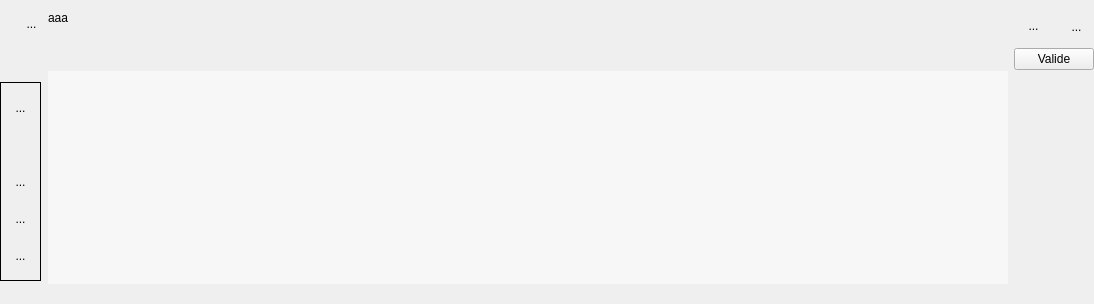
<?xml version="1.0" encoding="UTF-8"?>
<ui version="4.0">
 <class>WidgetTableau</class>
 <widget class="QWidget" name="WidgetTableau">
  <property name="geometry">
   <rect>
    <x>0</x>
    <y>0</y>
    <width>1094</width>
    <height>304</height>
   </rect>
  </property>
  <property name="sizePolicy">
   <sizepolicy hsizetype="Preferred" vsizetype="Expanding">
    <horstretch>0</horstretch>
    <verstretch>0</verstretch>
   </sizepolicy>
  </property>
  <property name="minimumSize">
   <size>
    <width>0</width>
    <height>0</height>
   </size>
  </property>
  <property name="windowTitle">
   <string>Form</string>
  </property>
  <layout class="QHBoxLayout" name="horizontalLayout_5">
   <property name="leftMargin">
    <number>0</number>
   </property>
   <property name="rightMargin">
    <number>0</number>
   </property>
   <item>
    <layout class="QVBoxLayout" name="verticalLayout_4">
     <item>
      <layout class="QHBoxLayout" name="horizontalLayout">
       <property name="spacing">
        <number>0</number>
       </property>
       <property name="sizeConstraint">
        <enum>QLayout::SetFixedSize</enum>
       </property>
       <item>
        <spacer name="horizontalSpacer_3">
         <property name="orientation">
          <enum>Qt::Horizontal</enum>
         </property>
         <property name="sizeType">
          <enum>QSizePolicy::Fixed</enum>
         </property>
         <property name="sizeHint" stdset="0">
          <size>
           <width>21</width>
           <height>20</height>
          </size>
         </property>
        </spacer>
       </item>
       <item>
        <widget class="MonBoutonValide" name="RBValide">
         <property name="minimumSize">
          <size>
           <width>21</width>
           <height>25</height>
          </size>
         </property>
         <property name="maximumSize">
          <size>
           <width>21</width>
           <height>25</height>
          </size>
         </property>
         <property name="focusPolicy">
          <enum>Qt::ClickFocus</enum>
         </property>
         <property name="toolTip">
          <string>Affiche le rapport de validation du mot-clef</string>
         </property>
         <property name="styleSheet">
          <string notr="true">border : 0px</string>
         </property>
         <property name="text">
          <string>...</string>
         </property>
         <property name="icon">
          <iconset>
           <normaloff>../Editeur/icons/ast-green-ball.png</normaloff>../Editeur/icons/ast-green-ball.png</iconset>
         </property>
         <property name="iconSize">
          <size>
           <width>25</width>
           <height>25</height>
          </size>
         </property>
        </widget>
       </item>
      </layout>
     </item>
     <item>
      <spacer name="verticalSpacer_3">
       <property name="orientation">
        <enum>Qt::Vertical</enum>
       </property>
       <property name="sizeType">
        <enum>QSizePolicy::Fixed</enum>
       </property>
       <property name="sizeHint" stdset="0">
        <size>
         <width>20</width>
         <height>40</height>
        </size>
       </property>
      </spacer>
     </item>
     <item>
      <widget class="QFrame" name="frame">
       <property name="sizePolicy">
        <sizepolicy hsizetype="Fixed" vsizetype="Preferred">
         <horstretch>0</horstretch>
         <verstretch>0</verstretch>
        </sizepolicy>
       </property>
       <property name="frameShape">
        <enum>QFrame::Box</enum>
       </property>
       <layout class="QVBoxLayout" name="verticalLayout_2">
        <item>
         <widget class="QToolButton" name="RBPlus">
          <property name="minimumSize">
           <size>
            <width>21</width>
            <height>31</height>
           </size>
          </property>
          <property name="maximumSize">
           <size>
            <width>21</width>
            <height>31</height>
           </size>
          </property>
          <property name="focusPolicy">
           <enum>Qt::ClickFocus</enum>
          </property>
          <property name="toolTip">
           <string>Ajoute une ligne</string>
          </property>
          <property name="styleSheet">
           <string notr="true">border : 0px</string>
          </property>
          <property name="text">
           <string>...</string>
          </property>
          <property name="icon">
           <iconset theme="add"/>
          </property>
          <property name="iconSize">
           <size>
            <width>32</width>
            <height>32</height>
           </size>
          </property>
         </widget>
        </item>
        <item>
         <widget class="QToolButton" name="RBMoins">
          <property name="minimumSize">
           <size>
            <width>21</width>
            <height>31</height>
           </size>
          </property>
          <property name="maximumSize">
           <size>
            <width>21</width>
            <height>31</height>
           </size>
          </property>
          <property name="focusPolicy">
           <enum>Qt::ClickFocus</enum>
          </property>
          <property name="toolTip">
           <string>supprime une ligne</string>
          </property>
          <property name="styleSheet">
           <string notr="true">border : 0px</string>
          </property>
          <property name="icon">
           <iconset theme="remove"/>
          </property>
          <property name="iconSize">
           <size>
            <width>32</width>
            <height>32</height>
           </size>
          </property>
         </widget>
        </item>
        <item>
         <widget class="QToolButton" name="RBHaut">
          <property name="minimumSize">
           <size>
            <width>21</width>
            <height>31</height>
           </size>
          </property>
          <property name="maximumSize">
           <size>
            <width>21</width>
            <height>31</height>
           </size>
          </property>
          <property name="focusPolicy">
           <enum>Qt::ClickFocus</enum>
          </property>
          <property name="toolTip">
           <string>Remonte la ligne</string>
          </property>
          <property name="styleSheet">
           <string notr="true">border : 0px</string>
          </property>
          <property name="text">
           <string>...</string>
          </property>
          <property name="icon">
           <iconset theme="go-up">
            <normaloff/>
           </iconset>
          </property>
          <property name="iconSize">
           <size>
            <width>32</width>
            <height>32</height>
           </size>
          </property>
         </widget>
        </item>
        <item>
         <widget class="QToolButton" name="RBBas">
          <property name="minimumSize">
           <size>
            <width>21</width>
            <height>31</height>
           </size>
          </property>
          <property name="maximumSize">
           <size>
            <width>21</width>
            <height>31</height>
           </size>
          </property>
          <property name="focusPolicy">
           <enum>Qt::ClickFocus</enum>
          </property>
          <property name="toolTip">
           <string>Descend la ligne</string>
          </property>
          <property name="styleSheet">
           <string notr="true">border : 0px</string>
          </property>
          <property name="text">
           <string>...</string>
          </property>
          <property name="icon">
           <iconset theme="go-down">
            <normaloff/>
           </iconset>
          </property>
          <property name="iconSize">
           <size>
            <width>32</width>
            <height>32</height>
           </size>
          </property>
         </widget>
        </item>
        <item>
         <widget class="QToolButton" name="RBVoisListe">
          <property name="minimumSize">
           <size>
            <width>21</width>
            <height>31</height>
           </size>
          </property>
          <property name="maximumSize">
           <size>
            <width>21</width>
            <height>31</height>
           </size>
          </property>
          <property name="focusPolicy">
           <enum>Qt::ClickFocus</enum>
          </property>
          <property name="toolTip">
           <string>Montre l'ensemble des valeurs</string>
          </property>
          <property name="styleSheet">
           <string notr="true">border : 0px</string>
          </property>
          <property name="text">
           <string>...</string>
          </property>
          <property name="icon">
           <iconset theme="find"/>
          </property>
          <property name="iconSize">
           <size>
            <width>32</width>
            <height>32</height>
           </size>
          </property>
         </widget>
        </item>
       </layout>
      </widget>
     </item>
     <item>
      <spacer name="verticalSpacer">
       <property name="orientation">
        <enum>Qt::Vertical</enum>
       </property>
       <property name="sizeHint" stdset="0">
        <size>
         <width>20</width>
         <height>13</height>
        </size>
       </property>
      </spacer>
     </item>
    </layout>
   </item>
   <item>
    <layout class="QVBoxLayout" name="verticalLayout_7">
     <item>
      <layout class="QHBoxLayout" name="horizontalLayout_2">
       <item>
        <widget class="MonLabelClic" name="label">
         <property name="sizePolicy">
          <sizepolicy hsizetype="Fixed" vsizetype="Preferred">
           <horstretch>0</horstretch>
           <verstretch>0</verstretch>
          </sizepolicy>
         </property>
         <property name="minimumSize">
          <size>
           <width>300</width>
           <height>25</height>
          </size>
         </property>
         <property name="maximumSize">
          <size>
           <width>178</width>
           <height>16777215</height>
          </size>
         </property>
         <property name="frameShape">
          <enum>QFrame::NoFrame</enum>
         </property>
         <property name="text">
          <string>&lt;html&gt;&lt;head/&gt;&lt;body&gt;&lt;p&gt;aaa&lt;/p&gt;&lt;p&gt;dqsklmdqm&lt;/p&gt;&lt;/body&gt;&lt;/html&gt;</string>
         </property>
         <property name="scaledContents">
          <bool>false</bool>
         </property>
         <property name="alignment">
          <set>Qt::AlignLeading|Qt::AlignLeft|Qt::AlignTop</set>
         </property>
        </widget>
       </item>
       <item>
        <spacer name="horizontalSpacer">
         <property name="orientation">
          <enum>Qt::Horizontal</enum>
         </property>
         <property name="sizeHint" stdset="0">
          <size>
           <width>40</width>
           <height>20</height>
          </size>
         </property>
        </spacer>
       </item>
      </layout>
     </item>
     <item>
      <layout class="QHBoxLayout" name="LATitre">
       <item>
        <spacer name="horizontalSpacer_2">
         <property name="orientation">
          <enum>Qt::Horizontal</enum>
         </property>
         <property name="sizeHint" stdset="0">
          <size>
           <width>40</width>
           <height>20</height>
          </size>
         </property>
        </spacer>
       </item>
      </layout>
     </item>
     <item>
      <widget class="QFrame" name="frame">
       <property name="frameShape">
        <enum>QFrame::NoFrame</enum>
       </property>
       <layout class="QVBoxLayout" name="verticalLayout_3">
        <property name="leftMargin">
         <number>0</number>
        </property>
        <property name="rightMargin">
         <number>0</number>
        </property>
        <item>
         <widget class="QScrollArea" name="scrollArea">
          <property name="sizePolicy">
           <sizepolicy hsizetype="Expanding" vsizetype="Expanding">
            <horstretch>0</horstretch>
            <verstretch>0</verstretch>
           </sizepolicy>
          </property>
          <property name="styleSheet">
           <string notr="true">background : rgb(247,247,247)</string>
          </property>
          <property name="frameShape">
           <enum>QFrame::NoFrame</enum>
          </property>
          <property name="lineWidth">
           <number>1</number>
          </property>
          <property name="widgetResizable">
           <bool>true</bool>
          </property>
          <property name="alignment">
           <set>Qt::AlignBottom|Qt::AlignLeading|Qt::AlignLeft</set>
          </property>
          <widget class="QWidget" name="verticalWidgetLE">
           <property name="geometry">
            <rect>
             <x>0</x>
             <y>0</y>
             <width>947</width>
             <height>205</height>
            </rect>
           </property>
           <property name="sizePolicy">
            <sizepolicy hsizetype="Preferred" vsizetype="Preferred">
             <horstretch>0</horstretch>
             <verstretch>0</verstretch>
            </sizepolicy>
           </property>
           <layout class="QVBoxLayout" name="verticalLayoutLE">
            <property name="spacing">
             <number>2</number>
            </property>
            <property name="margin">
             <number>0</number>
            </property>
            <item>
             <spacer name="verticalSpacer_4">
              <property name="orientation">
               <enum>Qt::Vertical</enum>
              </property>
              <property name="sizeHint" stdset="0">
               <size>
                <width>20</width>
                <height>500</height>
               </size>
              </property>
             </spacer>
            </item>
           </layout>
          </widget>
         </widget>
        </item>
       </layout>
      </widget>
     </item>
    </layout>
   </item>
   <item>
    <layout class="QVBoxLayout" name="verticalLayout">
     <item>
      <layout class="QHBoxLayout" name="horizontalLayout_3">
       <property name="spacing">
        <number>0</number>
       </property>
       <item>
        <widget class="QToolButton" name="BSelectFichier">
         <property name="sizePolicy">
          <sizepolicy hsizetype="Fixed" vsizetype="Fixed">
           <horstretch>0</horstretch>
           <verstretch>0</verstretch>
          </sizepolicy>
         </property>
         <property name="maximumSize">
          <size>
           <width>25</width>
           <height>30</height>
          </size>
         </property>
         <property name="focusPolicy">
          <enum>Qt::ClickFocus</enum>
         </property>
         <property name="toolTip">
          <string>Ouvre un fichier de sélection des valeurs</string>
         </property>
         <property name="styleSheet">
          <string notr="true">border:0px</string>
         </property>
         <property name="text">
          <string>...</string>
         </property>
         <property name="icon">
          <iconset theme="text-x-generic">
           <normaloff/>
          </iconset>
         </property>
         <property name="iconSize">
          <size>
           <width>32</width>
           <height>32</height>
          </size>
         </property>
        </widget>
       </item>
       <item>
        <spacer name="horizontalSpacer_4">
         <property name="orientation">
          <enum>Qt::Horizontal</enum>
         </property>
         <property name="sizeType">
          <enum>QSizePolicy::Fixed</enum>
         </property>
         <property name="sizeHint" stdset="0">
          <size>
           <width>13</width>
           <height>20</height>
          </size>
         </property>
        </spacer>
       </item>
       <item>
        <widget class="QToolButton" name="RBPoubelle">
         <property name="minimumSize">
          <size>
           <width>21</width>
           <height>31</height>
          </size>
         </property>
         <property name="maximumSize">
          <size>
           <width>21</width>
           <height>31</height>
          </size>
         </property>
         <property name="focusPolicy">
          <enum>Qt::ClickFocus</enum>
         </property>
         <property name="toolTip">
          <string>Détruit le mot-clef</string>
         </property>
         <property name="styleSheet">
          <string notr="true">border : 0px</string>
         </property>
         <property name="text">
          <string>...</string>
         </property>
         <property name="icon">
          <iconset>
           <normaloff>../Editeur/icons/deleteRond.png</normaloff>../Editeur/icons/deleteRond.png</iconset>
         </property>
         <property name="iconSize">
          <size>
           <width>32</width>
           <height>32</height>
          </size>
         </property>
        </widget>
       </item>
      </layout>
     </item>
     <item>
      <widget class="QPushButton" name="PBValideFeuille">
       <property name="text">
        <string>Valide</string>
       </property>
      </widget>
     </item>
     <item>
      <spacer name="verticalSpacer_2">
       <property name="orientation">
        <enum>Qt::Vertical</enum>
       </property>
       <property name="sizeHint" stdset="0">
        <size>
         <width>20</width>
         <height>40</height>
        </size>
       </property>
      </spacer>
     </item>
    </layout>
   </item>
  </layout>
  <zorder></zorder>
 </widget>
 <customwidgets>
  <customwidget>
   <class>MonBoutonValide</class>
   <extends>QToolButton</extends>
   <header>InterfaceGUI.QT5.monBoutonValide.h</header>
  </customwidget>
  <customwidget>
   <class>MonLabelClic</class>
   <extends>QLabel</extends>
   <header>InterfaceGUI.QT5.monLabelClic.h</header>
  </customwidget>
 </customwidgets>
 <resources/>
 <connections/>
</ui>
